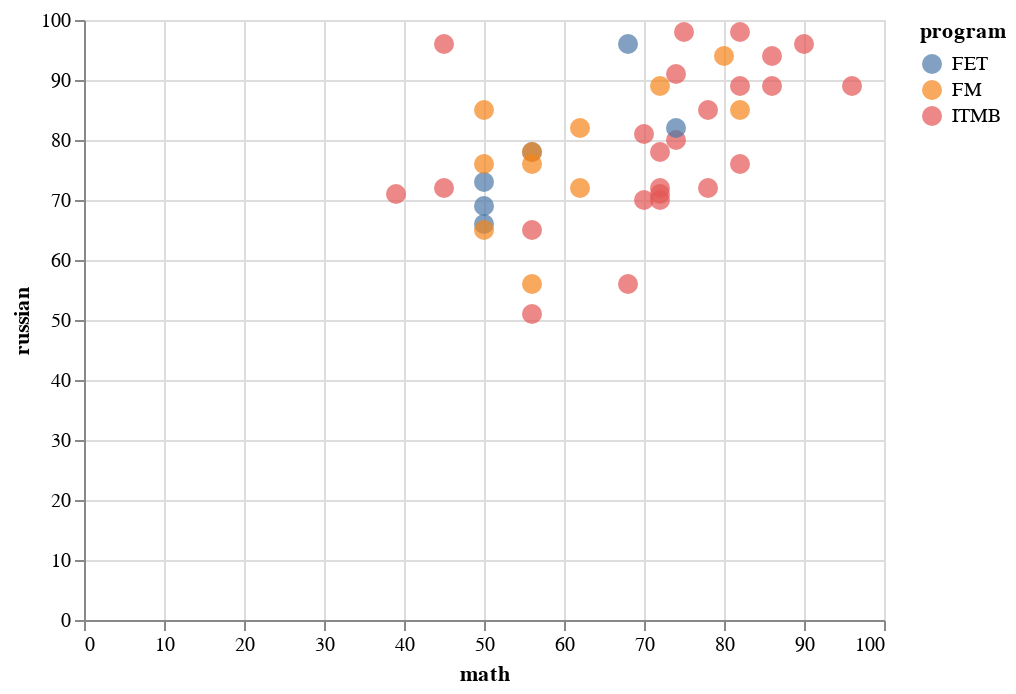

The code cell stored with this chart in its notebook:
### Code cell
alt.Chart(df).mark_circle(size=100).encode(
    x='math',
    y='russian',
    color='program',
    tooltip=['name', 'total_score']
).interactive()

### Figure 1 — Vega-Lite specification as saved in the notebook (floating-point values rounded to 4 significant figures)
{"config": {"view": {"continuousWidth": 400, "continuousHeight": 300}}, "data": {"name": "data-20ad371103bffae43ce5214ad7cac5f3"}, "mark": {"type": "circle", "size": 100}, "encoding": {"color": {"type": "nominal", "field": "program"}, "tooltip": [{"type": "nominal", "field": "name"}, {"type": "quantitative", "field": "total_score"}], "x": {"type": "quantitative", "field": "math"}, "y": {"type": "quantitative", "field": "russian"}}, "selection": {"selector003": {"type": "interval", "bind": "scales", "encodings": ["x", "y"]}}, "$schema": "https://vega.github.io/schema/vega-lite/v4.8.1.json", "datasets": {"data-20ad371103bffae43ce5214ad7cac5f3": [{"name": "Абрамов Петр Александрович", "total_score": 243, "math": 75.0, "russian": 98.0, "it": 70.0, "program": "ITMB", "foreign_language": null}, {"name": "Амерханова Наргиза Артуровна", "total_score": 286, "math": 96.0, "russian": 89.0, "it": 96.0, "program": "ITMB", "foreign_language": null}, {"name": "Баранов Алексей Алексеевич", "total_score": 235, "math": 45.0, "russian": 96.0, "it": 94.0, "program": "ITMB", "foreign_language": null}, {"name": "Баубеков Мирас Булатулы", "total_score": 217, "math": 70.0, "russian": 81.0, "it": 66.0, "program": "ITMB", "foreign_language": null}, {"name": "Богун Владислав Олегович", "total_score": 242, "math": 78.0, "russian": 85.0, "it": 79.0, "program": "ITMB", "foreign_language": null}, {"name": "Бойченко Анна Дмитриевна", "total_score": 275, "math": 86.0, "russian": 89.0, "it": 96.0, "program": "ITMB", "foreign_language": null}, {"name": "Воронков Георгий Юрьевич", "total_score": 184, "math": 45.0, "russian": 72.0, "it": 67.0, "program": "ITMB", "foreign_language": null}, {"name": "Данильченко Илья Владимирович", "total_score": 253, "math": 74.0, "russian": 91.0, "it": 83.0, "program": "ITMB", "foreign_language": null}, {"name": "Денисова Анна Леонидовна", "total_score": 217, "math": 72.0, "russian": 71.0, "it": 73.0, "program": "ITMB", "foreign_language": null}, {"name": "Джамалутдинов Тагир Саидович", "total_score": 192, "math": 68.0, "russian": 56.0, "it": 68.0, "program": "ITMB", "foreign_language": null}, {"name": "Кладько Валерия Михайловна", "total_score": 240, "math": 74.0, "russian": 80.0, "it": 81.0, "program": "ITMB", "foreign_language": null}, {"name": "Лушкин Максим Дмитриевич", "total_score": 214, "math": 70.0, "russian": 70.0, "it": 73.0, "program": "ITMB", "foreign_language": null}, {"name": "Марковиченко Максим Сергеевич", "total_score": 272, "math": 82.0, "russian": 98.0, "it": 88.0, "program": "ITMB", "foreign_language": null}, {"name": "Низамеев Тимур Ирикович", "total_score": 195, "math": 72.0, "russian": 70.0, "it": 53.0, "program": "ITMB", "foreign_language": null}, {"name": "Полежаев Антон Кириллович", "total_score": 246, "math": 82.0, "russian": 76.0, "it": 83.0, "program": "ITMB", "foreign_language": null}, {"name": "Попова Анастасия Михайловна", "total_score": 280, "math": 86.0, "russian": 94.0, "it": 100.0, "program": "ITMB", "foreign_language": null}, {"name": "Потёмкин Матвей Олегович", "total_score": 223, "math": 72.0, "russian": 72.0, "it": 79.0, "program": "ITMB", "foreign_language": null}, {"name": "Прохорова Анастасия Николаевна", "total_score": 203, "math": 72.0, "russian": 78.0, "it": 53.0, "program": "ITMB", "foreign_language": null}, {"name": "Савельев Никита Александрович", "total_score": 241, "math": 82.0, "russian": 89.0, "it": 70.0, "program": "ITMB", "foreign_language": null}, {"name": "Синтялёв Александр Александрович", "total_score": 175, "math": 56.0, "russian": 51.0, "it": 68.0, "program": "ITMB", "foreign_language": null}, {"name": "Соколов Алексей Дмитриевич", "total_score": 190, "math": 39.0, "russian": 71.0, "it": 80.0, "program": "ITMB", "foreign_language": null}, {"name": "Турищев Никита Владимирович", "total_score": 270, "math": 90.0, "russian": 96.0, "it": 84.0, "program": "ITMB", "foreign_language": null}, {"name": "Черкасов Андрей Андреевич", "total_score": 186, "math": 56.0, "russian": 65.0, "it": 65.0, "program": "ITMB", "foreign_language": null}, {"name": "Черкасов Артём Олегович", "total_score": 225, "math": 78.0, "russian": 72.0, "it": 75.0, "program": "ITMB", "foreign_language": null}, {"name": "Серегин Алексей Александрович", "total_score": "перевод", "math": null, "russian": null, "it": null, "program": "ITMB", "foreign_language": null}, {"name": "Ситников Денис Игоревич", "total_score": "восстанов", "math": null, "russian": null, "it": null, "program": "ITMB", "foreign_language": null}, {"name": "Маринченко Игорь Игоревич", "total_score": "перевод", "math": null, "russian": null, "it": null, "program": "ITMB", "foreign_language": null}, {"name": "Абдуллаев Шихзагир Шихвелиевич", "total_score": 183, "math": 50.0, "russian": 69.0, "it": null, "program": "FET", "foreign_language": 60.0}, {"name": "Красовский Матвей Геннадьевич", "total_score": 213, "math": 56.0, "russian": 78.0, "it": null, "program": "FET", "foreign_language": 78.0}, {"name": "Магомедхажиев Шарип Русланович", "total_score": 179, "math": 50.0, "russian": 73.0, "it": null, "program": "FET", "foreign_language": 56.0}, {"name": "Панасюк Милена Сергеевна", "total_score": 251, "math": 68.0, "russian": 96.0, "it": null, "program": "FET", "foreign_language": 83.0}, {"name": "Шалавин Эдуард Александрович", "total_score": 243, "math": 74.0, "russian": 82.0, "it": null, "program": "FET", "foreign_language": 87.0}, {"name": "Эдиев Хаваж-Баудин Шамильевич", "total_score": 170, "math": 50.0, "russian": 66.0, "it": null, "program": "FET", "foreign_language": 54.0}, {"name": "Ишханов Герман Арменович", "total_score": "перевод", "math": null, "russian": null, "it": null, "program": "FET", "foreign_language": null}, {"name": "Агеенко Дмитрий Олегович", "total_score": 209, "math": 56.0, "russian": 78.0, "it": null, "program": "FM", "foreign_language": 75.0}, {"name": "Бронников Александр Сергеевич", "total_score": 204, "math": 50.0, "russian": 85.0, "it": null, "program": "FM", "foreign_language": 69.0}, {"name": "Бухнов Алексей Викторович", "total_score": 253, "math": 82.0, "russian": 85.0, "it": null, "program": "FM", "foreign_language": 86.0}, {"name": "Годжаев Эмир Ильгарович", "total_score": 204, "math": 62.0, "russian": 82.0, "it": null, "program": "FM", "foreign_language": 60.0}, {"name": "Елизарова Яна Павловна", "total_score": 262, "math": 80.0, "russian": 94.0, "it": null, "program": "FM", "foreign_language": 83.0}, {"name": "Самохина Диана Романовна", "total_score": 206, "math": 56.0, "russian": 76.0, "it": null, "program": "FM", "foreign_language": 74.0}, {"name": "Сбруев Григорий Тимурович", "total_score": 185, "math": 56.0, "russian": 56.0, "it": null, "program": "FM", "foreign_language": 73.0}, {"name": "Скобцова Анна Максимовна", "total_score": 249, "math": 72.0, "russian": 89.0, "it": null, "program": "FM", "foreign_language": 88.0}, {"name": "Тарабукин Артем Дмитриевич", "total_score": 212, "math": 50.0, "russian": 76.0, "it": null, "program": "FM", "foreign_language": 86.0}, {"name": "Тихонов Андрей Александрович", "total_score": 179, "math": 50.0, "russian": 65.0, "it": null, "program": "FM", "foreign_language": 64.0}, {"name": "Юзвович Илья Александрович", "total_score": 192, "math": 62.0, "russian": 72.0, "it": null, "program": "FM", "foreign_language": 58.0}, {"name": "Соболев Сергей Сергеевич", "total_score": "восстанов", "math": null, "russian": null, "it": null, "program": "FM", "foreign_language": null}, {"name": "Буркова Светлана Сергеевна", "total_score": "перевод", "math": null, "russian": null, "it": null, "program": "FM", "foreign_language": null}, {"name": "Ястребов Кирилл Витальевич", "total_score": "перевод", "math": null, "russian": null, "it": null, "program": "FM", "foreign_language": null}]}}
